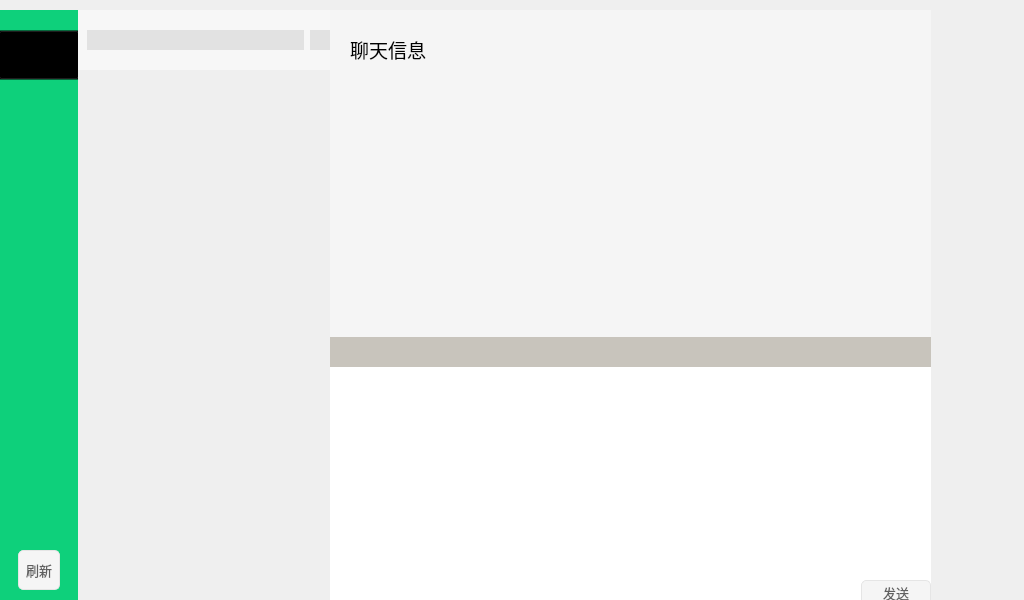
<?xml version="1.0" encoding="UTF-8"?>
<ui version="4.0">
 <class>Client</class>
 <widget class="QWidget" name="Client">
  <property name="geometry">
   <rect>
    <x>0</x>
    <y>0</y>
    <width>1024</width>
    <height>600</height>
   </rect>
  </property>
  <property name="windowTitle">
   <string>Form</string>
  </property>
  <widget class="QWidget" name="centerWidget" native="true">
   <property name="geometry">
    <rect>
     <x>0</x>
     <y>0</y>
     <width>1024</width>
     <height>600</height>
    </rect>
   </property>
   <layout class="QGridLayout" name="gridLayout_5" columnstretch="0">
    <property name="leftMargin">
     <number>0</number>
    </property>
    <property name="topMargin">
     <number>0</number>
    </property>
    <property name="rightMargin">
     <number>0</number>
    </property>
    <property name="bottomMargin">
     <number>0</number>
    </property>
    <property name="spacing">
     <number>0</number>
    </property>
    <item row="0" column="0">
     <widget class="QWidget" name="widget_main_2" native="true">
      <widget class="QWidget" name="widget_side_2" native="true">
       <property name="geometry">
        <rect>
         <x>-2</x>
         <y>10</y>
         <width>80</width>
         <height>600</height>
        </rect>
       </property>
       <property name="minimumSize">
        <size>
         <width>80</width>
         <height>0</height>
        </size>
       </property>
       <property name="maximumSize">
        <size>
         <width>80</width>
         <height>16777215</height>
        </size>
       </property>
       <property name="styleSheet">
        <string notr="true">background-color: #0ED07B;
min-width:80;
max-width:80;</string>
       </property>
       <widget class="QPushButton" name="pushButton_msg_list_2">
        <property name="geometry">
         <rect>
          <x>20</x>
          <y>180</y>
          <width>40</width>
          <height>40</height>
         </rect>
        </property>
        <property name="minimumSize">
         <size>
          <width>40</width>
          <height>0</height>
         </size>
        </property>
        <property name="maximumSize">
         <size>
          <width>40</width>
          <height>16777215</height>
         </size>
        </property>
        <property name="cursor">
         <cursorShape>PointingHandCursor</cursorShape>
        </property>
        <property name="styleSheet">
         <string notr="true">QPushButton {

	border: none; /* no border for a flat push button */
	max-width:40;
	min-width:40;
}
</string>
        </property>
        <property name="text">
         <string/>
        </property>
        <property name="icon">
         <iconset resource="ImageRes.qrc">
          <normaloff>:/pic/message.png</normaloff>
          <normalon>:/pic/message1.png</normalon>:/pic/message.png</iconset>
        </property>
        <property name="iconSize">
         <size>
          <width>40</width>
          <height>40</height>
         </size>
        </property>
        <property name="checkable">
         <bool>true</bool>
        </property>
        <property name="checked">
         <bool>false</bool>
        </property>
       </widget>
       <widget class="QPushButton" name="pushBtn_refresh_2">
        <property name="geometry">
         <rect>
          <x>20</x>
          <y>540</y>
          <width>42</width>
          <height>40</height>
         </rect>
        </property>
        <property name="minimumSize">
         <size>
          <width>42</width>
          <height>0</height>
         </size>
        </property>
        <property name="maximumSize">
         <size>
          <width>42</width>
          <height>2000</height>
         </size>
        </property>
        <property name="font">
         <font>
          <family>黑体</family>
          <pointsize>10</pointsize>
         </font>
        </property>
        <property name="cursor">
         <cursorShape>ArrowCursor</cursorShape>
        </property>
        <property name="styleSheet">
         <string notr="true">QPushButton{
	color: rgb(96,96,96);
	border-radius: 5px;	
	border-style: solid;
	background-color: rgb(245,245,245);

	border-right:1px solid #E5E5E5;
	border-top:1px solid #E5E5E5;
	border-left:1px solid #E5E5E5;
	border-bottom:1px solid #E5E5E5;

	max-width:40;
	min-width:40;

}

QPushButton:hover{
	color: rgb(255, 255, 255);
	background-color: rgb(18,150,17);
}

QPushButton:pressed {
	background-color: rgb(7,193,96);
}</string>
        </property>
        <property name="text">
         <string>刷新</string>
        </property>
       </widget>
       <widget class="QPushButton" name="pushButton_emoj_4">
        <property name="geometry">
         <rect>
          <x>20</x>
          <y>110</y>
          <width>40</width>
          <height>40</height>
         </rect>
        </property>
        <property name="minimumSize">
         <size>
          <width>40</width>
          <height>0</height>
         </size>
        </property>
        <property name="maximumSize">
         <size>
          <width>40</width>
          <height>16777215</height>
         </size>
        </property>
        <property name="cursor">
         <cursorShape>PointingHandCursor</cursorShape>
        </property>
        <property name="styleSheet">
         <string notr="true">QPushButton {

	border: none; /* no border for a flat push button */
	image: url(:/pic/SelfCenter1.png); 
	max-width:40;
	min-width:40;
}
QPushButton::hover {
	image: url(:/src/SelfCenter2.png); 
}


</string>
        </property>
        <property name="text">
         <string/>
        </property>
        <property name="checkable">
         <bool>false</bool>
        </property>
        <property name="checked">
         <bool>false</bool>
        </property>
       </widget>
       <widget class="QPushButton" name="pushButton_friend_list_2">
        <property name="geometry">
         <rect>
          <x>20</x>
          <y>250</y>
          <width>40</width>
          <height>40</height>
         </rect>
        </property>
        <property name="minimumSize">
         <size>
          <width>40</width>
          <height>0</height>
         </size>
        </property>
        <property name="maximumSize">
         <size>
          <width>40</width>
          <height>16777215</height>
         </size>
        </property>
        <property name="cursor">
         <cursorShape>PointingHandCursor</cursorShape>
        </property>
        <property name="mouseTracking">
         <bool>false</bool>
        </property>
        <property name="styleSheet">
         <string notr="true">QPushButton {

	border: none; /* no border for a flat push button */
	max-width:40;
	min-width:40;
}
</string>
        </property>
        <property name="text">
         <string/>
        </property>
        <property name="icon">
         <iconset resource="ImageRes.qrc">
          <normaloff>:/pic/friend.png</normaloff>
          <normalon>:/pic/friend1.png</normalon>:/pic/friend.png</iconset>
        </property>
        <property name="iconSize">
         <size>
          <width>40</width>
          <height>40</height>
         </size>
        </property>
        <property name="checkable">
         <bool>true</bool>
        </property>
        <property name="checked">
         <bool>false</bool>
        </property>
       </widget>
       <widget class="QPushButton" name="pushButton_group_list_2">
        <property name="geometry">
         <rect>
          <x>20</x>
          <y>320</y>
          <width>40</width>
          <height>40</height>
         </rect>
        </property>
        <property name="minimumSize">
         <size>
          <width>40</width>
          <height>0</height>
         </size>
        </property>
        <property name="maximumSize">
         <size>
          <width>40</width>
          <height>16777215</height>
         </size>
        </property>
        <property name="cursor">
         <cursorShape>PointingHandCursor</cursorShape>
        </property>
        <property name="styleSheet">
         <string notr="true">border:none;
	max-width:40;
	min-width:40;</string>
        </property>
        <property name="text">
         <string/>
        </property>
        <property name="icon">
         <iconset resource="ImageRes.qrc">
          <normaloff>:/pic/group.png</normaloff>
          <normalon>:/pic/group1.png</normalon>:/pic/group.png</iconset>
        </property>
        <property name="iconSize">
         <size>
          <width>40</width>
          <height>40</height>
         </size>
        </property>
        <property name="checkable">
         <bool>true</bool>
        </property>
        <property name="checked">
         <bool>false</bool>
        </property>
       </widget>
       <widget class="QPushButton" name="pushButton_system_msg_2">
        <property name="geometry">
         <rect>
          <x>20</x>
          <y>390</y>
          <width>40</width>
          <height>40</height>
         </rect>
        </property>
        <property name="minimumSize">
         <size>
          <width>40</width>
          <height>0</height>
         </size>
        </property>
        <property name="maximumSize">
         <size>
          <width>40</width>
          <height>16777215</height>
         </size>
        </property>
        <property name="cursor">
         <cursorShape>PointingHandCursor</cursorShape>
        </property>
        <property name="styleSheet">
         <string notr="true">QPushButton {

	border: none; /* no border for a flat push button */
	max-width:40;
	min-width:40;
}
</string>
        </property>
        <property name="text">
         <string/>
        </property>
        <property name="icon">
         <iconset resource="ImageRes.qrc">
          <normaloff>:/pic/notification.png</normaloff>:/pic/notification.png</iconset>
        </property>
        <property name="iconSize">
         <size>
          <width>40</width>
          <height>40</height>
         </size>
        </property>
        <property name="checkable">
         <bool>false</bool>
        </property>
        <property name="checked">
         <bool>false</bool>
        </property>
       </widget>
       <widget class="QPushButton" name="pushButton_icon_2">
        <property name="geometry">
         <rect>
          <x>0</x>
          <y>0</y>
          <width>80</width>
          <height>80</height>
         </rect>
        </property>
        <property name="sizePolicy">
         <sizepolicy hsizetype="Minimum" vsizetype="Fixed">
          <horstretch>0</horstretch>
          <verstretch>0</verstretch>
         </sizepolicy>
        </property>
        <property name="minimumSize">
         <size>
          <width>80</width>
          <height>80</height>
         </size>
        </property>
        <property name="maximumSize">
         <size>
          <width>80</width>
          <height>80</height>
         </size>
        </property>
        <property name="font">
         <font>
          <pointsize>9</pointsize>
         </font>
        </property>
        <property name="cursor">
         <cursorShape>PointingHandCursor</cursorShape>
        </property>
        <property name="styleSheet">
         <string notr="true">max-width:80;
min-width:80;
border:none;
background-color:transparent;</string>
        </property>
        <property name="text">
         <string/>
        </property>
       </widget>
       <widget class="QPushButton" name="chat_back">
        <property name="geometry">
         <rect>
          <x>0</x>
          <y>20</y>
          <width>82</width>
          <height>50</height>
         </rect>
        </property>
        <property name="focusPolicy">
         <enum>Qt::NoFocus</enum>
        </property>
        <property name="styleSheet">
         <string notr="true">QPushButton {
background-image: url(:/images/back.svg);
background-repeat: no-repeat;
 background-position: center;
background-color: transparent;
}</string>
        </property>
        <property name="text">
         <string/>
        </property>
       </widget>
      </widget>
      <widget class="QWidget" name="widget_list_2" native="true">
       <property name="geometry">
        <rect>
         <x>78</x>
         <y>10</y>
         <width>261</width>
         <height>591</height>
        </rect>
       </property>
       <layout class="QGridLayout" name="gridLayout_9">
        <property name="spacing">
         <number>0</number>
        </property>
        <item row="2" column="0">
         <widget class="QStackedWidget" name="stackedWidget_list_2">
          <property name="currentIndex">
           <number>0</number>
          </property>
          <widget class="QWidget" name="page_7"/>
          <widget class="QWidget" name="page_8"/>
         </widget>
        </item>
        <item row="1" column="0">
         <widget class="QWidget" name="widget_9" native="true">
          <property name="minimumSize">
           <size>
            <width>200</width>
            <height>60</height>
           </size>
          </property>
          <property name="maximumSize">
           <size>
            <width>999999</width>
            <height>999999</height>
           </size>
          </property>
          <property name="styleSheet">
           <string notr="true">background-color: rgb(247,247,247);
border-right:1px solid #D6D6D6;</string>
          </property>
          <layout class="QHBoxLayout" name="horizontalLayout_2">
           <item>
            <widget class="QLineEdit" name="lineEdit_2">
             <property name="sizePolicy">
              <sizepolicy hsizetype="Expanding" vsizetype="Preferred">
               <horstretch>0</horstretch>
               <verstretch>0</verstretch>
              </sizepolicy>
             </property>
             <property name="maximumSize">
              <size>
               <width>16777215</width>
               <height>20</height>
              </size>
             </property>
             <property name="styleSheet">
              <string notr="true">QLineEdit
{
	background-color: rgb(226,226,226);
	border: none; /* no border for a flat push button */
}
QLineEdit
{
	background-color: rgb(226,226,226);
	border: none; /* no border for a flat push button */
}
</string>
             </property>
            </widget>
           </item>
           <item>
            <widget class="QPushButton" name="pushButton_addFriend_2">
             <property name="minimumSize">
              <size>
               <width>20</width>
               <height>20</height>
              </size>
             </property>
             <property name="maximumSize">
              <size>
               <width>20</width>
               <height>20</height>
              </size>
             </property>
             <property name="toolTip">
              <string>添加好友</string>
             </property>
             <property name="styleSheet">
              <string notr="true">QPushButton {
	border: none; /* no border for a flat push button */
	image: url(:/pic/tianjia.png); 
	background-color: rgb(226,226,226);
	min-width: 20px;
	max-width: 20px;
	min-height: 20px;
	max-height: 20px;
}
QPushButton::hover {
	background-color: rgb(209,209,209);
	image: url(:/pic/src/tianjia2.png); 
}
QPushButton:pressed {
	image: url(:/pic/src/tianjia.png); 
}</string>
             </property>
             <property name="text">
              <string/>
             </property>
            </widget>
           </item>
          </layout>
         </widget>
        </item>
       </layout>
      </widget>
      <widget class="QWidget" name="widget_chatting_2" native="true">
       <property name="geometry">
        <rect>
         <x>330</x>
         <y>10</y>
         <width>601</width>
         <height>600</height>
        </rect>
       </property>
       <layout class="QGridLayout" name="gridLayout_11">
        <property name="spacing">
         <number>0</number>
        </property>
        <item row="1" column="0">
         <widget class="QWidget" name="widget_chatWindow_2" native="true">
          <property name="layoutDirection">
           <enum>Qt::LeftToRight</enum>
          </property>
          <property name="autoFillBackground">
           <bool>false</bool>
          </property>
          <property name="styleSheet">
           <string notr="true"/>
          </property>
          <layout class="QGridLayout" name="gridLayout_13">
           <property name="leftMargin">
            <number>0</number>
           </property>
           <property name="topMargin">
            <number>0</number>
           </property>
           <property name="rightMargin">
            <number>0</number>
           </property>
           <property name="bottomMargin">
            <number>0</number>
           </property>
           <property name="spacing">
            <number>0</number>
           </property>
           <item row="0" column="0">
            <widget class="QStackedWidget" name="stackedWidget_2">
             <property name="sizePolicy">
              <sizepolicy hsizetype="Preferred" vsizetype="Preferred">
               <horstretch>0</horstretch>
               <verstretch>0</verstretch>
              </sizepolicy>
             </property>
             <property name="autoFillBackground">
              <bool>false</bool>
             </property>
             <property name="styleSheet">
              <string notr="true">background-color: rgb(255, 255, 255);
border-color: rgb(199, 200, 194);</string>
             </property>
             <property name="frameShadow">
              <enum>QFrame::Plain</enum>
             </property>
             <property name="lineWidth">
              <number>10</number>
             </property>
             <property name="currentIndex">
              <number>0</number>
             </property>
             <widget class="QWidget" name="page_3">
              <property name="autoFillBackground">
               <bool>false</bool>
              </property>
              <property name="styleSheet">
               <string notr="true">image: url(:/pic/chatbg.png);
background-color:#F5F5F5;</string>
              </property>
             </widget>
             <widget class="QWidget" name="page_4"/>
            </widget>
           </item>
          </layout>
         </widget>
        </item>
        <item row="0" column="0">
         <widget class="QWidget" name="widget_10" native="true">
          <property name="minimumSize">
           <size>
            <width>0</width>
            <height>0</height>
           </size>
          </property>
          <property name="maximumSize">
           <size>
            <width>16777215</width>
            <height>16777215</height>
           </size>
          </property>
          <property name="styleSheet">
           <string notr="true">background-color: rgb(245,245,245);</string>
          </property>
          <layout class="QGridLayout" name="gridLayout_15">
           <property name="leftMargin">
            <number>0</number>
           </property>
           <property name="topMargin">
            <number>0</number>
           </property>
           <property name="rightMargin">
            <number>0</number>
           </property>
           <property name="bottomMargin">
            <number>0</number>
           </property>
           <property name="spacing">
            <number>0</number>
           </property>
           <item row="0" column="0">
            <layout class="QGridLayout" name="gridLayout_16" columnstretch="1,0,0">
             <property name="spacing">
              <number>0</number>
             </property>
             <item row="0" column="2">
              <widget class="QPushButton" name="pushBtn_close_2">
               <property name="minimumSize">
                <size>
                 <width>30</width>
                 <height>25</height>
                </size>
               </property>
               <property name="maximumSize">
                <size>
                 <width>30</width>
                 <height>25</height>
                </size>
               </property>
               <property name="styleSheet">
                <string notr="true">QPushButton {
	border: none; /* no border for a flat push button */
	image: url(:/pic/close.png); /* 最小化 */
	min-width: 30px;
	max-width: 30px;
	min-height: 25px;
	max-height: 25px;
}
QPushButton::hover {
	background-color: #f57575; 
}</string>
               </property>
               <property name="text">
                <string/>
               </property>
              </widget>
             </item>
             <item row="0" column="0">
              <widget class="QWidget" name="widget_11" native="true"/>
             </item>
             <item row="0" column="1">
              <widget class="QPushButton" name="pushBtn_hide_2">
               <property name="minimumSize">
                <size>
                 <width>30</width>
                 <height>25</height>
                </size>
               </property>
               <property name="maximumSize">
                <size>
                 <width>30</width>
                 <height>25</height>
                </size>
               </property>
               <property name="styleSheet">
                <string notr="true">QPushButton {
	border: none; /* no border for a flat push button */
	image: url(:/pic/min.png); /* 最小化 */
	min-width: 30px;
	max-width: 30px;
	min-height: 25px;
	max-height: 25px;
}
QPushButton::hover {
	background-color: rgba(166,166,166, 50); 
}</string>
               </property>
               <property name="text">
                <string/>
               </property>
              </widget>
             </item>
            </layout>
           </item>
           <item row="1" column="0">
            <layout class="QGridLayout" name="gridLayout_17" columnstretch="0,0,0,0,0">
             <item row="0" column="1">
              <widget class="QLabel" name="label_info_2">
               <property name="font">
                <font>
                 <family>新宋体</family>
                 <pointsize>14</pointsize>
                </font>
               </property>
               <property name="text">
                <string>聊天信息</string>
               </property>
              </widget>
             </item>
             <item row="0" column="2">
              <widget class="QWidget" name="widget_12" native="true"/>
             </item>
             <item row="0" column="4">
              <widget class="QWidget" name="widget_17" native="true">
               <property name="minimumSize">
                <size>
                 <width>10</width>
                 <height>0</height>
                </size>
               </property>
               <property name="maximumSize">
                <size>
                 <width>10</width>
                 <height>16777215</height>
                </size>
               </property>
              </widget>
             </item>
             <item row="0" column="0">
              <widget class="QWidget" name="widget_18" native="true">
               <property name="minimumSize">
                <size>
                 <width>20</width>
                 <height>0</height>
                </size>
               </property>
               <property name="maximumSize">
                <size>
                 <width>20</width>
                 <height>16777215</height>
                </size>
               </property>
              </widget>
             </item>
             <item row="0" column="3">
              <widget class="QPushButton" name="pushButton_2">
               <property name="styleSheet">
                <string notr="true">QPushButton {
	border: none; /* no border for a flat push button */
	image: url(:/pic/more.png); 
	min-width: 30px;
	max-width: 30px;
	min-height: 20px;
	max-height: 20px;
}
QPushButton::hover {
	image: url(:/pic/more2.png); 
}
QPushButton:pressed {
	image: url(:/pic/more.png); 
}</string>
               </property>
               <property name="text">
                <string/>
               </property>
              </widget>
             </item>
            </layout>
           </item>
          </layout>
         </widget>
        </item>
        <item row="3" column="0">
         <widget class="QWidget" name="widget_send_2" native="true">
          <property name="minimumSize">
           <size>
            <width>0</width>
            <height>0</height>
           </size>
          </property>
          <property name="maximumSize">
           <size>
            <width>16777215</width>
            <height>16777215</height>
           </size>
          </property>
          <layout class="QGridLayout" name="gridLayout_18">
           <property name="leftMargin">
            <number>0</number>
           </property>
           <property name="topMargin">
            <number>0</number>
           </property>
           <property name="rightMargin">
            <number>0</number>
           </property>
           <property name="bottomMargin">
            <number>0</number>
           </property>
           <property name="spacing">
            <number>0</number>
           </property>
           <item row="5" column="0">
            <widget class="QWidget" name="widget_5" native="true">
             <property name="minimumSize">
              <size>
               <width>0</width>
               <height>35</height>
              </size>
             </property>
             <property name="maximumSize">
              <size>
               <width>16777215</width>
               <height>35</height>
              </size>
             </property>
             <property name="styleSheet">
              <string notr="true">background-color: rgb(255, 255, 255);</string>
             </property>
             <layout class="QGridLayout" name="gridLayout_12">
              <property name="leftMargin">
               <number>0</number>
              </property>
              <property name="topMargin">
               <number>0</number>
              </property>
              <property name="rightMargin">
               <number>0</number>
              </property>
              <property name="bottomMargin">
               <number>0</number>
              </property>
              <property name="spacing">
               <number>0</number>
              </property>
              <item row="0" column="2">
               <widget class="QPushButton" name="pushBtn_send_2">
                <property name="minimumSize">
                 <size>
                  <width>70</width>
                  <height>25</height>
                 </size>
                </property>
                <property name="maximumSize">
                 <size>
                  <width>70</width>
                  <height>25</height>
                 </size>
                </property>
                <property name="font">
                 <font>
                  <family>黑体</family>
                  <pointsize>10</pointsize>
                 </font>
                </property>
                <property name="styleSheet">
                 <string notr="true">QPushButton{
	color: rgb(96,96,96);
	border-radius: 5px;	
	border-style: solid;
	background-color: rgb(245,245,245);

	border-right:1px solid #E5E5E5;
	border-top:1px solid #E5E5E5;
	border-left:1px solid #E5E5E5;
	border-bottom:1px solid #E5E5E5;
}

QPushButton:hover{
	color: rgb(255, 255, 255);
	background-color: rgb(18,150,17);
}

QPushButton:pressed {
	background-color: rgb(7,193,96);
}</string>
                </property>
                <property name="text">
                 <string>发送</string>
                </property>
               </widget>
              </item>
              <item row="0" column="1">
               <spacer name="horizontalSpacer_2">
                <property name="orientation">
                 <enum>Qt::Horizontal</enum>
                </property>
                <property name="sizeHint" stdset="0">
                 <size>
                  <width>40</width>
                  <height>20</height>
                 </size>
                </property>
               </spacer>
              </item>
             </layout>
            </widget>
           </item>
           <item row="4" column="0">
            <widget class="SendTextEdit" name="textEdit_send_2">
             <property name="enabled">
              <bool>true</bool>
             </property>
             <property name="minimumSize">
              <size>
               <width>0</width>
               <height>0</height>
              </size>
             </property>
             <property name="maximumSize">
              <size>
               <width>16777215</width>
               <height>16777215</height>
              </size>
             </property>
             <property name="font">
              <font>
               <family>新宋体</family>
               <pointsize>12</pointsize>
              </font>
             </property>
             <property name="styleSheet">
              <string notr="true">background-color: rgb(255, 255, 255);
border: none; /* no border for a flat push button */
</string>
             </property>
             <property name="verticalScrollBarPolicy">
              <enum>Qt::ScrollBarAlwaysOff</enum>
             </property>
             <property name="horizontalScrollBarPolicy">
              <enum>Qt::ScrollBarAlwaysOff</enum>
             </property>
            </widget>
           </item>
           <item row="0" column="0">
            <widget class="QWidget" name="widget_13" native="true">
             <property name="minimumSize">
              <size>
               <width>0</width>
               <height>30</height>
              </size>
             </property>
             <property name="maximumSize">
              <size>
               <width>16777215</width>
               <height>30</height>
              </size>
             </property>
             <property name="styleSheet">
              <string notr="true">background-color: rgb(200, 196, 188);</string>
             </property>
             <widget class="QPushButton" name="pushButton_emoj_2">
              <property name="geometry">
               <rect>
                <x>20</x>
                <y>6</y>
                <width>20</width>
                <height>20</height>
               </rect>
              </property>
              <property name="styleSheet">
               <string notr="true">QPushButton {
	border: none; /* no border for a flat push button */
	image: url(:/pic/emoj.png); 
	min-width: 20px;
	max-width: 20px;
	min-height: 20px;
	max-height: 20px;
}
QPushButton::hover {
	image: url(:/pic/emoj2.png); 
}
QPushButton:pressed {
	image: url(:/pic/src/emoj.png); 
}</string>
              </property>
              <property name="text">
               <string/>
              </property>
             </widget>
             <widget class="QPushButton" name="pushButton_screenshot_2">
              <property name="geometry">
               <rect>
                <x>120</x>
                <y>6</y>
                <width>20</width>
                <height>20</height>
               </rect>
              </property>
              <property name="styleSheet">
               <string notr="true">QPushButton {
	border: none; /* no border for a flat push button */
	image: url(:/pic/screenshot.png); 
	min-width: 20px;
	max-width: 20px;
	min-height: 20px;
	max-height: 20px;
}
QPushButton::hover {
	image: url(:/pic/src/screenshot2.png); 
}
QPushButton:pressed {
	image: url(:/pic/src/screenshot.png); 
}</string>
              </property>
              <property name="text">
               <string/>
              </property>
             </widget>
             <widget class="QPushButton" name="pushButton_chat_2">
              <property name="geometry">
               <rect>
                <x>170</x>
                <y>6</y>
                <width>20</width>
                <height>20</height>
               </rect>
              </property>
              <property name="styleSheet">
               <string notr="true">QPushButton {
	border: none; /* no border for a flat push button */
	image: url(:/pic/chat.png); 
	min-width: 20px;
	max-width: 20px;
	min-height: 20px;
	max-height: 20px;
}
QPushButton::hover {
	image: url(:/pic/src/chat2.png); 
}
QPushButton:pressed {
	image: url(:/pic/src/chat.png); 
}</string>
              </property>
              <property name="text">
               <string/>
              </property>
             </widget>
             <widget class="QPushButton" name="pushButton_file_2">
              <property name="geometry">
               <rect>
                <x>220</x>
                <y>6</y>
                <width>20</width>
                <height>20</height>
               </rect>
              </property>
              <property name="styleSheet">
               <string notr="true">QPushButton {
	border: none; /* no border for a flat push button */
	image: url(:/pic/file.png); 
	min-width: 20px;
	max-width: 20px;
	min-height: 20px;
	max-height: 20px;
}
QPushButton::hover {
	image: url(:/pic/src/file2.png); 
}
QPushButton:pressed {
	image: url(:/pic/src/file.png); 
}</string>
              </property>
              <property name="text">
               <string/>
              </property>
             </widget>
             <widget class="QPushButton" name="pushButton_image_2">
              <property name="geometry">
               <rect>
                <x>70</x>
                <y>6</y>
                <width>20</width>
                <height>20</height>
               </rect>
              </property>
              <property name="styleSheet">
               <string notr="true">QPushButton {
	border: none; /* no border for a flat push button */
	image: url(:/pic/image.png); 
	min-width: 20px;
	max-width: 20px;
	min-height: 20px;
	max-height: 20px;
}
QPushButton::hover {
	image: url(:/pic/src/image1.png); 
}
QPushButton:pressed {
	image: url(:/pic/src/image.png); 
}</string>
              </property>
              <property name="text">
               <string/>
              </property>
             </widget>
            </widget>
           </item>
          </layout>
         </widget>
        </item>
       </layout>
      </widget>
     </widget>
    </item>
   </layout>
  </widget>
  <widget class="QLabel" name="label_image_preview">
   <property name="geometry">
    <rect>
     <x>350</x>
     <y>380</y>
     <width>181</width>
     <height>101</height>
    </rect>
   </property>
   <property name="text">
    <string/>
   </property>
  </widget>
 </widget>
 <customwidgets>
  <customwidget>
   <class>SendTextEdit</class>
   <extends>QTextEdit</extends>
   <header location="global">sendtextedit.h</header>
  </customwidget>
 </customwidgets>
 <resources>
  <include location="ImageRes.qrc"/>
 </resources>
 <connections/>
</ui>
